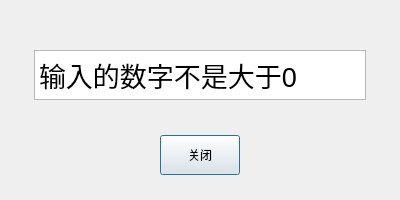
<?xml version="1.0" encoding="UTF-8"?>
<ui version="4.0">
 <class>Dialog</class>
 <widget class="QDialog" name="Dialog">
  <property name="geometry">
   <rect>
    <x>0</x>
    <y>0</y>
    <width>400</width>
    <height>200</height>
   </rect>
  </property>
  <property name="windowTitle">
   <string>错误提示</string>
  </property>
  <property name="windowIcon">
   <iconset>
    <normaloff>NA.ico</normaloff>NA.ico</iconset>
  </property>
  <widget class="QPushButton" name="close">
   <property name="geometry">
    <rect>
     <x>160</x>
     <y>135</y>
     <width>80</width>
     <height>40</height>
    </rect>
   </property>
   <property name="text">
    <string>关闭</string>
   </property>
  </widget>
  <widget class="QTextBrowser" name="textBrowser">
   <property name="geometry">
    <rect>
     <x>34</x>
     <y>50</y>
     <width>332</width>
     <height>50</height>
    </rect>
   </property>
   <property name="html">
    <string>&lt;!DOCTYPE HTML PUBLIC &quot;-//W3C//DTD HTML 4.0//EN&quot; &quot;http://www.w3.org/TR/REC-html40/strict.dtd&quot;&gt;
&lt;html&gt;&lt;head&gt;&lt;meta name=&quot;qrichtext&quot; content=&quot;1&quot; /&gt;&lt;style type=&quot;text/css&quot;&gt;
p, li { white-space: pre-wrap; }
&lt;/style&gt;&lt;/head&gt;&lt;body style=&quot; font-family:'SimSun'; font-size:9pt; font-weight:400; font-style:normal;&quot;&gt;
&lt;p style=&quot; margin-top:0px; margin-bottom:0px; margin-left:0px; margin-right:0px; -qt-block-indent:0; text-indent:0px;&quot;&gt;&lt;span style=&quot; font-size:20pt;&quot;&gt;输入的数字不是大于0&lt;/span&gt;&lt;/p&gt;&lt;/body&gt;&lt;/html&gt;</string>
   </property>
  </widget>
 </widget>
 <resources/>
 <connections/>
</ui>
